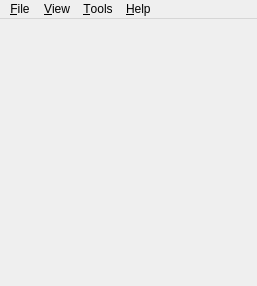
<?xml version="1.0" encoding="UTF-8"?>
<ui version="4.0">
 <class>FormMain</class>
 <widget class="QMainWindow" name="FormMain">
  <property name="geometry">
   <rect>
    <x>0</x>
    <y>0</y>
    <width>257</width>
    <height>286</height>
   </rect>
  </property>
  <property name="windowTitle">
   <string notr="true"/>
  </property>
  <property name="autoFillBackground">
   <bool>false</bool>
  </property>
  <property name="unifiedTitleAndToolBarOnMac">
   <bool>true</bool>
  </property>
  <widget class="QWidget" name="m_centralWidget">
   <layout class="QHBoxLayout" name="horizontalLayout">
    <property name="spacing">
     <number>0</number>
    </property>
    <property name="leftMargin">
     <number>5</number>
    </property>
    <property name="topMargin">
     <number>5</number>
    </property>
    <property name="rightMargin">
     <number>5</number>
    </property>
    <property name="bottomMargin">
     <number>5</number>
    </property>
    <item>
     <widget class="StackedWidget" name="m_stackedWidget">
      <property name="currentIndex">
       <number>2</number>
      </property>
      <widget class="FormCalculator" name="m_pageCalculator"/>
      <widget class="FormUnitConverter" name="m_pageUnitConverter"/>
      <widget class="FormCurrencyConverter" name="m_pageCurrencyConverter"/>
     </widget>
    </item>
   </layout>
  </widget>
  <widget class="QMenuBar" name="m_menuBar">
   <property name="geometry">
    <rect>
     <x>0</x>
     <y>0</y>
     <width>257</width>
     <height>21</height>
    </rect>
   </property>
   <widget class="QMenu" name="menuHelp">
    <property name="title">
     <string>&amp;Help </string>
    </property>
    <addaction name="m_actionAboutQt"/>
    <addaction name="m_actionAboutQonverter"/>
   </widget>
   <widget class="QMenu" name="menu_File">
    <property name="title">
     <string>&amp;File</string>
    </property>
    <addaction name="m_actionQuit"/>
   </widget>
   <widget class="QMenu" name="menu_Tools">
    <property name="title">
     <string>&amp;Tools</string>
    </property>
    <addaction name="m_actionSettings"/>
    <addaction name="separator"/>
    <addaction name="m_actionVariables"/>
   </widget>
   <widget class="QMenu" name="menu_View">
    <property name="title">
     <string>&amp;View</string>
    </property>
    <addaction name="m_actionCalculator"/>
    <addaction name="m_actionUnitConverter"/>
    <addaction name="m_actionCurrencyConverter"/>
    <addaction name="separator"/>
    <addaction name="m_actionDisplayKeypad"/>
   </widget>
   <addaction name="menu_File"/>
   <addaction name="menu_View"/>
   <addaction name="menu_Tools"/>
   <addaction name="menuHelp"/>
  </widget>
  <action name="m_actionAboutQt">
   <property name="text">
    <string>About &amp;Qt</string>
   </property>
   <property name="shortcut">
    <string notr="true"/>
   </property>
  </action>
  <action name="m_actionAboutQonverter">
   <property name="text">
    <string>&amp;About Qonverter</string>
   </property>
   <property name="shortcut">
    <string notr="true"/>
   </property>
  </action>
  <action name="m_actionSettings">
   <property name="text">
    <string>&amp;Settings</string>
   </property>
   <property name="shortcut">
    <string notr="true">Ctrl+Shift+S</string>
   </property>
  </action>
  <action name="m_actionQuit">
   <property name="text">
    <string>&amp;Quit</string>
   </property>
   <property name="shortcut">
    <string notr="true">Ctrl+Shift+Q</string>
   </property>
  </action>
  <action name="m_actionUnitConverter">
   <property name="checkable">
    <bool>true</bool>
   </property>
   <property name="text">
    <string>&amp;Unit Converter</string>
   </property>
   <property name="shortcut">
    <string notr="true">Ctrl+Shift+U</string>
   </property>
  </action>
  <action name="m_actionDisplayKeypad">
   <property name="checkable">
    <bool>true</bool>
   </property>
   <property name="text">
    <string>Display Calculator &amp;Keypad</string>
   </property>
   <property name="shortcut">
    <string notr="true">Ctrl+Shift+K</string>
   </property>
  </action>
  <action name="m_actionCurrencyConverter">
   <property name="checkable">
    <bool>true</bool>
   </property>
   <property name="text">
    <string>Cu&amp;rrency Converter</string>
   </property>
   <property name="shortcut">
    <string notr="true">Ctrl+Shift+R</string>
   </property>
  </action>
  <action name="m_actionVariables">
   <property name="text">
    <string>Display &amp;Variables and Functions</string>
   </property>
   <property name="toolTip">
    <string>Displays simple list of declared variables.</string>
   </property>
   <property name="shortcut">
    <string notr="true">Ctrl+Shift+V</string>
   </property>
  </action>
  <action name="m_actionCalculator">
   <property name="checkable">
    <bool>true</bool>
   </property>
   <property name="text">
    <string>&amp;Calculator</string>
   </property>
   <property name="shortcut">
    <string notr="true">Ctrl+Shift+C</string>
   </property>
  </action>
 </widget>
 <customwidgets>
  <customwidget>
   <class>FormCalculator</class>
   <extends>QWidget</extends>
   <header>formcalculator.h</header>
   <container>1</container>
  </customwidget>
  <customwidget>
   <class>FormUnitConverter</class>
   <extends>QWidget</extends>
   <header>formunitconverter.h</header>
   <container>1</container>
  </customwidget>
  <customwidget>
   <class>StackedWidget</class>
   <extends>QStackedWidget</extends>
   <header>stackedwidget.h</header>
   <container>1</container>
  </customwidget>
  <customwidget>
   <class>FormCurrencyConverter</class>
   <extends>QWidget</extends>
   <header>formcurrencyconverter.h</header>
   <container>1</container>
  </customwidget>
 </customwidgets>
 <resources/>
 <connections/>
</ui>
